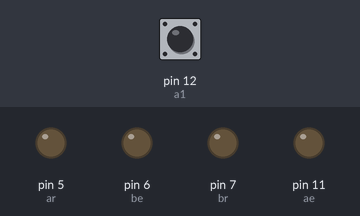
This sketch was run on a simulated Arduino Uno, built with avr-gcc and run on an emulated ATmega328P. Parts: output pins drawn as LEDs (lit = HIGH). The test bench sets the inputs (shaded band); at power-on: pin 12 (a1) HIGH.

Above: at 1.2 s.
1.3 s: pin 12 (a1) pulled LOW for 0.15 s
At 1.37 s:
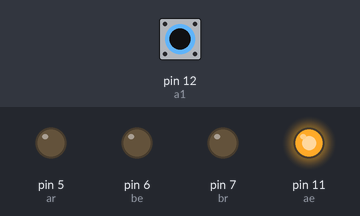
2.9 s: pin 12 (a1) pulled LOW for 3.2 s
At 7.5 s:
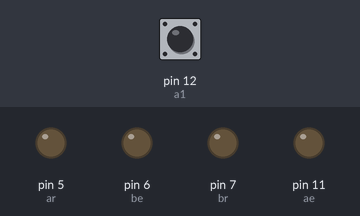
Timing chart, 0 to 9.0 s (numbered marks = the images above; inputs shaded):
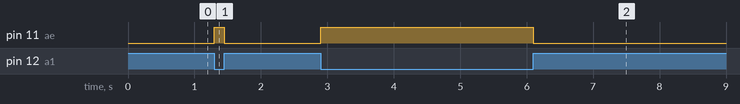

Measured:
- after the input at 1.3 s, pin 11 (ae): LOW → HIGH at once, → LOW 0.15 s later
- after the input at 2.9 s, pin 11 (ae): LOW → HIGH at once, → LOW 3.2 s later

The sketch:

Electropneumatic_Automation.ino
```cpp
int a0 = 13;
int a1 = 12;
int b0 = 2;
int b1 = 3;
int ae = 11;
int ar = 5;
int be = 6;
int br = 7;
int seq1=1, seq2=2, seq3=3, seq4=4;

//1 - A+, 2 - A-, 3 - B+, 4 - B-

void setup() {
  // put your setup code here, to run once:
  pinMode(a0, INPUT_PULLUP);
  pinMode(a1, INPUT_PULLUP);
  pinMode(b0, INPUT_PULLUP);
  pinMode(b1, INPUT_PULLUP);
  pinMode(ae, OUTPUT);
  pinMode(ar, OUTPUT);
  pinMode(be, OUTPUT);
  pinMode(br, OUTPUT);
}

void sequence (int action){
  switch (seq1) {
  case 1:
    // A+
    while(digitalRead(a1)==0){
      digitalWrite(ae, HIGH);
      delay(1);
    }
    digitalWrite(ae, LOW);
    break;
  case 2:
    // A-
    while(digitalRead(a0)==0){
          digitalWrite(ar, HIGH);
           delay(1);
    }
    digitalWrite(ar, LOW);
    break;
  case 3:
    // B+
    while(digitalRead(b1)==0){
          digitalWrite(be, HIGH);
          delay(1);
    }
    digitalWrite(be, LOW);
    break;
  case 4:
     // B-
     while(digitalRead(b0)==0){
           digitalWrite(br, HIGH);
           delay(1);
     }
     digitalWrite(br, LOW);
     break;
  default:
    // statements
    break;
}
}

void loop(){
    sequence (seq1);
    sequence (seq2);
    sequence (seq3);
    sequence (seq4);
}
```
